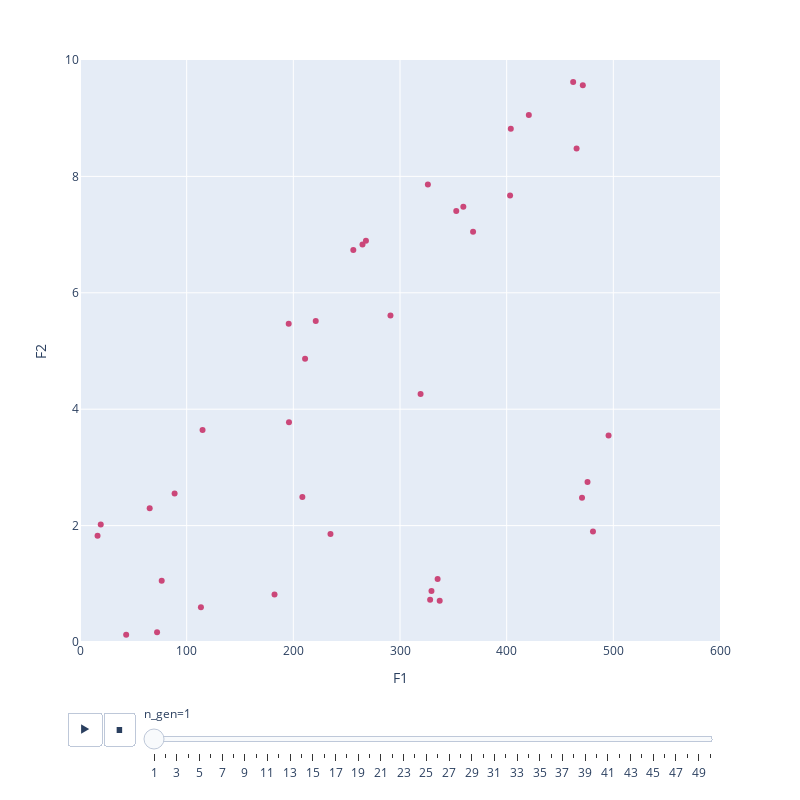

Notebook source saved alongside this figure:
### Markdown cell above
### Let us now track how the entire population moved through each iteration

### Code cell
# Making a animation of evolution
import pandas as pd
import plotly.express as px
obj1 = []
obj2 = []
calls = []
for r in res.history:

    objs = r.pop.get("F")
    obj1.extend(objs[:, 0])
    obj2.extend(objs[:, 1])
    calls.extend([r.n_gen]*len(objs))
df = pd.DataFrame(data = {"F1": obj1, "F2": obj2, "n_gen": calls})

obj_fig = px.scatter(df, x="F1", y="F2",
                        animation_frame="n_gen", color="n_gen",
                        range_x=[0., 600], range_y=[0. , 10.],
                        hover_data = df.columns,
                        width = 800, height = 800)
obj_fig.update(layout_coloraxis_showscale=False)
obj_fig.layout.updatemenus[0].buttons[0].args[1]["frame"]["duration"] = 1
obj_fig.update_layout(transition = {'duration': 0.001})
obj_fig.show()

### Figure 1 — Plotly figure (JSON) as saved in the notebook; plotly's stock layout.template omitted (floating-point values rounded to 4 significant figures)
{"data": [{"customdata": [[1], [1], [1], [1], [1], [1], [1], [1], [1], [1], [1], [1], [1], [1], [1], [1], [1], [1], [1], [1], [1], [1], [1], [1], [1], [1], [1], [1], [1], [1], [1], [1], [1], [1], [1], [1], [1], [1], [1], [1]], "hovertemplate": "n_gen=%{marker.color}<br>F1=%{x}<br>F2=%{y}<extra></extra>", "legendgroup": "", "marker": {"color": [1, 1, 1, 1, 1, 1, 1, 1, 1, 1, 1, 1, 1, 1, 1, 1, 1, 1, 1, 1, 1, 1, 1, 1, 1, 1, 1, 1, 1, 1, 1, 1, 1, 1, 1, 1, 1, 1, 1, 1], "coloraxis": "coloraxis", "symbol": "circle"}, "mode": "markers", "name": "", "orientation": "v", "showlegend": false, "type": "scatter", "x": [43.28, 72.25, 113.4, 76.61, 234.8, 208.5, 182.4, 319.3, 495.5, 65.34, 16.45, 88.69, 195.9, 19.46, 475.8, 470.7, 335.3, 329.5, 114.9, 328.3, 337.2, 291.1, 211.0, 480.9, 221.0, 368.5, 195.7, 403.2, 465.6, 352.7, 359.4, 256.2, 264.8, 268.1, 615.5, 326.1, 403.9, 420.8, 471.4, 462.3], "xaxis": "x", "y": [0.1224, 0.1673, 0.5986, 1.052, 1.856, 2.492, 0.8172, 4.26, 3.55, 2.3, 1.826, 2.551, 3.778, 2.02, 2.747, 2.479, 1.084, 0.875, 3.641, 0.7257, 0.7091, 5.608, 4.867, 1.898, 5.517, 7.05, 5.466, 7.673, 8.481, 7.404, 7.48, 6.737, 6.83, 6.894, 10.47, 7.862, 8.82, 9.053, 9.568, 9.622], "yaxis": "y"}], "layout": {"coloraxis": {"colorbar": {"title": {"text": "n_gen"}}, "colorscale": [[0, "#0d0887"], [0.1111, "#46039f"], [0.2222, "#7201a8"], [0.3333, "#9c179e"], [0.4444, "#bd3786"], [0.5556, "#d8576b"], [0.6667, "#ed7953"], [0.7778, "#fb9f3a"], [0.8889, "#fdca26"], [1, "#f0f921"]], "showscale": false}, "height": 800, "legend": {"tracegroupgap": 0}, "margin": {"t": 60}, "sliders": [{"active": 0, "currentvalue": {"prefix": "n_gen="}, "len": 0.9, "pad": {"b": 10, "t": 60}, "steps": [{"args": [["1"], {"frame": {"duration": 0, "redraw": false}, "fromcurrent": true, "mode": "immediate", "transition": {"duration": 0, "easing": "linear"}}], "label": "1", "method": "animate"}, {"args": [["2"], {"frame": {"duration": 0, "redraw": false}, "fromcurrent": true, "mode": "immediate", "transition": {"duration": 0, "easing": "linear"}}], "label": "2", "method": "animate"}, {"args": [["3"], {"frame": {"duration": 0, "redraw": false}, "fromcurrent": true, "mode": "immediate", "transition": {"duration": 0, "easing": "linear"}}], "label": "3", "method": "animate"}, {"args": [["4"], {"frame": {"duration": 0, "redraw": false}, "fromcurrent": true, "mode": "immediate", "transition": {"duration": 0, "easing": "linear"}}], "label": "4", "method": "animate"}, {"args": [["5"], {"frame": {"duration": 0, "redraw": false}, "fromcurrent": true, "mode": "immediate", "transition": {"duration": 0, "easing": "linear"}}], "label": "5", "method": "animate"}, {"args": [["6"], {"frame": {"duration": 0, "redraw": false}, "fromcurrent": true, "mode": "immediate", "transition": {"duration": 0, "easing": "linear"}}], "label": "6", "method": "animate"}, {"args": [["7"], {"frame": {"duration": 0, "redraw": false}, "fromcurrent": true, "mode": "immediate", "transition": {"duration": 0, "easing": "linear"}}], "label": "7", "method": "animate"}, {"args": [["8"], {"frame": {"duration": 0, "redraw": false}, "fromcurrent": true, "mode": "immediate", "transition": {"duration": 0, "easing": "linear"}}], "label": "8", "method": "animate"}, {"args": [["9"], {"frame": {"duration": 0, "redraw": false}, "fromcurrent": true, "mode": "immediate", "transition": {"duration": 0, "easing": "linear"}}], "label": "9", "method": "animate"}, {"args": [["10"], {"frame": {"duration": 0, "redraw": false}, "fromcurrent": true, "mode": "immediate", "transition": {"duration": 0, "easing": "linear"}}], "label": "10", "method": "animate"}, {"args": [["11"], {"frame": {"duration": 0, "redraw": false}, "fromcurrent": true, "mode": "immediate", "transition": {"duration": 0, "easing": "linear"}}], "label": "11", "method": "animate"}, {"args": [["12"], {"frame": {"duration": 0, "redraw": false}, "fromcurrent": true, "mode": "immediate", "transition": {"duration": 0, "easing": "linear"}}], "label": "12", "method": "animate"}, {"args": [["13"], {"frame": {"duration": 0, "redraw": false}, "fromcurrent": true, "mode": "immediate", "transition": {"duration": 0, "easing": "linear"}}], "label": "13", "method": "animate"}, {"args": [["14"], {"frame": {"duration": 0, "redraw": false}, "fromcurrent": true, "mode": "immediate", "transition": {"duration": 0, "easing": "linear"}}], "label": "14", "method": "animate"}, {"args": [["15"], {"frame": {"duration": 0, "redraw": false}, "fromcurrent": true, "mode": "immediate", "transition": {"duration": 0, "easing": "linear"}}], "label": "15", "method": "animate"}, {"args": [["16"], {"frame": {"duration": 0, "redraw": false}, "fromcurrent": true, "mode": "immediate", "transition": {"duration": 0, "easing": "linear"}}], "label": "16", "method": "animate"}, {"args": [["17"], {"frame": {"duration": 0, "redraw": false}, "fromcurrent": true, "mode": "immediate", "transition": {"duration": 0, "easing": "linear"}}], "label": "17", "method": "animate"}, {"args": [["18"], {"frame": {"duration": 0, "redraw": false}, "fromcurrent": true, "mode": "immediate", "transition": {"duration": 0, "easing": "linear"}}], "label": "18", "method": "animate"}, {"args": [["19"], {"frame": {"duration": 0, "redraw": false}, "fromcurrent": true, "mode": "immediate", "transition": {"duration": 0, "easing": "linear"}}], "label": "19", "method": "animate"}, {"args": [["20"], {"frame": {"duration": 0, "redraw": false}, "fromcurrent": true, "mode": "immediate", "transition": {"duration": 0, "easing": "linear"}}], "label": "20", "method": "animate"}, {"args": [["21"], {"frame": {"duration": 0, "redraw": false}, "fromcurrent": true, "mode": "immediate", "transition": {"duration": 0, "easing": "linear"}}], "label": "21", "method": "animate"}, {"args": [["22"], {"frame": {"duration": 0, "redraw": false}, "fromcurrent": true, "mode": "immediate", "transition": {"duration": 0, "easing": "linear"}}], "label": "22", "method": "animate"}, {"args": [["23"], {"frame": {"duration": 0, "redraw": false}, "fromcurrent": true, "mode": "immediate", "transition": {"duration": 0, "easing": "linear"}}], "label": "23", "method": "animate"}, {"args": [["24"], {"frame": {"duration": 0, "redraw": false}, "fromcurrent": true, "mode": "immediate", "transition": {"duration": 0, "easing": "linear"}}], "label": "24", "method": "animate"}, {"args": [["25"], {"frame": {"duration": 0, "redraw": false}, "fromcurrent": true, "mode": "immediate", "transition": {"duration": 0, "easing": "linear"}}], "label": "25", "method": "animate"}, {"args": [["26"], {"frame": {"duration": 0, "redraw": false}, "fromcurrent": true, "mode": "immediate", "transition": {"duration": 0, "easing": "linear"}}], "label": "26", "method": "animate"}, {"args": [["27"], {"frame": {"duration": 0, "redraw": false}, "fromcurrent": true, "mode": "immediate", "transition": {"duration": 0, "easing": "linear"}}], "label": "27", "method": "animate"}, {"args": [["28"], {"frame": {"duration": 0, "redraw": false}, "fromcurrent": true, "mode": "immediate", "transition": {"duration": 0, "easing": "linear"}}], "label": "28", "method": "animate"}, {"args": [["29"], {"frame": {"duration": 0, "redraw": false}, "fromcurrent": true, "mode": "immediate", "transition": {"duration": 0, "easing": "linear"}}], "label": "29", "method": "animate"}, {"args": [["30"], {"frame": {"duration": 0, "redraw": false}, "fromcurrent": true, "mode": "immediate", "transition": {"duration": 0, "easing": "linear"}}], "label": "30", "method": "animate"}, {"args": [["31"], {"frame": {"duration": 0, "redraw": false}, "fromcurrent": true, "mode": "immediate", "transition": {"duration": 0, "easing": "linear"}}], "label": "31", "method": "animate"}, {"args": [["32"], {"frame": {"duration": 0, "redraw": false}, "fromcurrent": true, "mode": "immediate", "transition": {"duration": 0, "easing": "linear"}}], "label": "32", "method": "animate"}, {"args": [["33"], {"frame": {"duration": 0, "redraw": false}, "fromcurrent": true, "mode": "immediate", "transition": {"duration": 0, "easing": "linear"}}], "label": "33", "method": "animate"}, {"args": [["34"], {"frame": {"duration": 0, "redraw": false}, "fromcurrent": true, "mode": "immediate", "transition": {"duration": 0, "easing": "linear"}}], "label": "34", "method": "animate"}, {"args": [["35"], {"frame": {"duration": 0, "redraw": false}, "fromcurrent": true, "mode": "immediate", "transition": {"duration": 0, "easing": "linear"}}], "label": "35", "method": "animate"}, {"args": [["36"], {"frame": {"duration": 0, "redraw": false}, "fromcurrent": true, "mode": "immediate", "transition": {"duration": 0, "easing": "linear"}}], "label": "36", "method": "animate"}, {"args": [["37"], {"frame": {"duration": 0, "redraw": false}, "fromcurrent": true, "mode": "immediate", "transition": {"duration": 0, "easing": "linear"}}], "label": "37", "method": "animate"}, {"args": [["38"], {"frame": {"duration": 0, "redraw": false}, "fromcurrent": true, "mode": "immediate", "transition": {"duration": 0, "easing": "linear"}}], "label": "38", "method": "animate"}, {"args": [["39"], {"frame": {"duration": 0, "redraw": false}, "fromcurrent": true, "mode": "immediate", "transition": {"duration": 0, "easing": "linear"}}], "label": "39", "method": "animate"}, {"args": [["40"], {"frame": {"duration": 0, "redraw": false}, "fromcurrent": true, "mode": "immediate", "transition": {"duration": 0, "easing": "linear"}}], "label": "40", "method": "animate"}, {"args": [["41"], {"frame": {"duration": 0, "redraw": false}, "fromcurrent": true, "mode": "immediate", "transition": {"duration": 0, "easing": "linear"}}], "label": "41", "method": "animate"}, {"args": [["42"], {"frame": {"duration": 0, "redraw": false}, "fromcurrent": true, "mode": "immediate", "transition": {"duration": 0, "easing": "linear"}}], "label": "42", "method": "animate"}, {"args": [["43"], {"frame": {"duration": 0, "redraw": false}, "fromcurrent": true, "mode": "immediate", "transition": {"duration": 0, "easing": "linear"}}], "label": "43", "method": "animate"}, {"args": [["44"], {"frame": {"duration": 0, "redraw": false}, "fromcurrent": true, "mode": "immediate", "transition": {"duration": 0, "easing": "linear"}}], "label": "44", "method": "animate"}, {"args": [["45"], {"frame": {"duration": 0, "redraw": false}, "fromcurrent": true, "mode": "immediate", "transition": {"duration": 0, "easing": "linear"}}], "label": "45", "method": "animate"}, {"args": [["46"], {"frame": {"duration": 0, "redraw": false}, "fromcurrent": true, "mode": "immediate", "transition": {"duration": 0, "easing": "linear"}}], "label": "46", "method": "animate"}, {"args": [["47"], {"frame": {"duration": 0, "redraw": false}, "fromcurrent": true, "mode": "immediate", "transition": {"duration": 0, "easing": "linear"}}], "label": "47", "method": "animate"}, {"args": [["48"], {"frame": {"duration": 0, "redraw": false}, "fromcurrent": true, "mode": "immediate", "transition": {"duration": 0, "easing": "linear"}}], "label": "48", "method": "animate"}, {"args": [["49"], {"frame": {"duration": 0, "redraw": false}, "fromcurrent": true, "mode": "immediate", "transition": {"duration": 0, "easing": "linear"}}], "label": "49", "method": "animate"}, {"args": [["50"], {"frame": {"duration": 0, "redraw": false}, "fromcurrent": true, "mode": "immediate", "transition": {"duration": 0, "easing": "linear"}}], "label": "50", "method": "animate"}], "x": 0.1, "xanchor": "left", "y": 0, "yanchor": "top"}], "transition": {"duration": 0.001}, "updatemenus": [{"buttons": [{"args": [null, {"frame": {"duration": 1, "redraw": false}, "fromcurrent": true, "mode": "immediate", "transition": {"duration": 500, "easing": "linear"}}], "label": "&#9654;", "method": "animate"}, {"args": [[null], {"frame": {"duration": 0, "redraw": false}, "fromcurrent": true, "mode": "immediate", "transition": {"duration": 0, "easing": "linear"}}], "label": "&#9724;", "method": "animate"}], "direction": "left", "pad": {"r": 10, "t": 70}, "showactive": false, "type": "buttons", "x": 0.1, "xanchor": "right", "y": 0, "yanchor": "top"}], "width": 800, "xaxis": {"anchor": "y", "domain": [0, 1], "range": [0, 600], "title": {"text": "F1"}}, "yaxis": {"anchor": "x", "domain": [0, 1], "range": [0, 10], "title": {"text": "F2"}}}}
